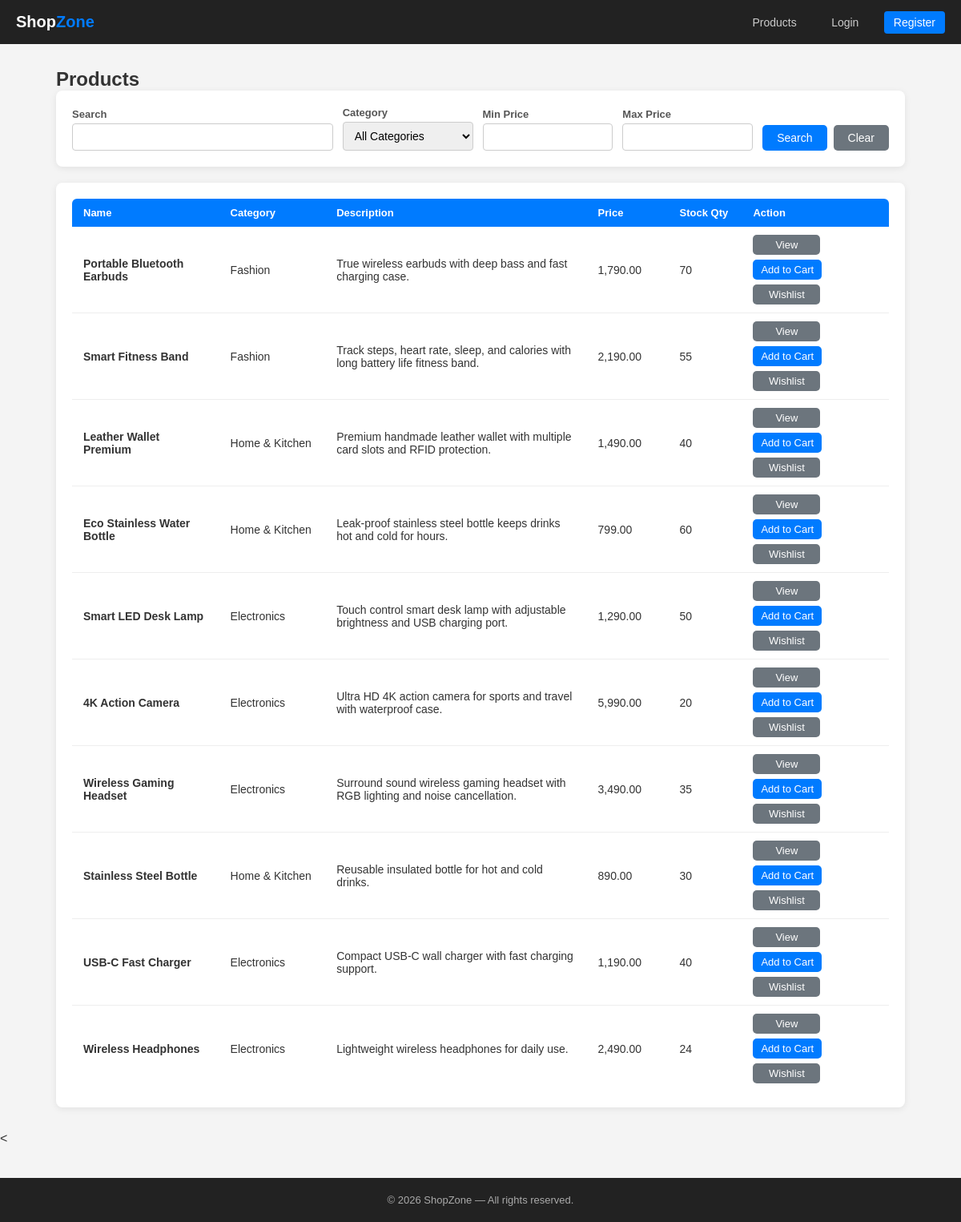
The app's page /Customer/index.php?action=products with its own data.
### tables this page shows
CREATE TABLE `products` (
  `id` int(10) UNSIGNED NOT NULL,
  `seller_id` int(10) UNSIGNED NOT NULL,
  `category_id` int(10) UNSIGNED DEFAULT NULL,
  `name` varchar(180) NOT NULL,
  `slug` varchar(220) NOT NULL,
  `description` text DEFAULT NULL,
  `price` decimal(10,2) NOT NULL DEFAULT 0.00,
  `stock_qty` int(10) UNSIGNED NOT NULL DEFAULT 0,
  `primary_image_path` varchar(255) DEFAULT NULL,
  `status` enum('draft','active','inactive','out_of_stock') NOT NULL DEFAULT 'active',
  `created_at` timestamp NOT NULL DEFAULT current_timestamp(),
  `updated_at` timestamp NOT NULL DEFAULT current_timestamp() ON UPDATE current_timestamp()
);

CREATE TABLE `categories` (
  `id` int(10) UNSIGNED NOT NULL,
  `parent_id` int(10) UNSIGNED DEFAULT NULL,
  `name` varchar(120) NOT NULL,
  `slug` varchar(150) NOT NULL,
  `description` text DEFAULT NULL,
  `is_active` tinyint(1) NOT NULL DEFAULT 1,
  `created_at` timestamp NOT NULL DEFAULT current_timestamp(),
  `updated_at` timestamp NOT NULL DEFAULT current_timestamp() ON UPDATE current_timestamp()
);

### Customer/controllers/ProductController.php (called while the page is built, shortened)
<?php
require_once __DIR__ . "/../models/db.php";
require_once __DIR__ . "/../models/Product.php";
function index() {
    global $conn;
    $keyword   = trim($_GET['keyword']   ?? '');
    $category  = trim($_GET['category']  ?? '');
    $min_price = trim($_GET['min_price'] ?? '');
    $max_price = trim($_GET['max_price'] ?? '');
    $model      = new Product($conn);
    $products   = $model->getAll($keyword, $category, $min_price, $max_price);
    include __DIR__ . "/../views/products/list.php";
}

### Customer/models/Product.php (called while the page is built, shortened)
<?php
class Product {
    private $conn;
    public function __construct($conn) {
        $this->conn = $conn;
    }
    private function productSelectSql() {
        return "SELECT p.*,
                       p.primary_image_path AS image,
                       p.stock_qty AS stock,
                       c.name AS category,
                       c.slug AS category_slug
                FROM products p
                LEFT JOIN categories c ON c.id = p.category_id";
    }
    public function getAll($keyword = '', $category = '', $min_price = '', $max_price = '') {
        $sql = $this->productSelectSql() . " WHERE p.stock_qty > 0 AND p.status = 'active'";
        $sql .= " ORDER BY p.created_at DESC";
        $result = mysqli_query($this->conn, $sql);
        return mysqli_fetch_all($result, MYSQLI_ASSOC);
    }
}

### Customer/views/products/list.php (the view, shortened to what this page needs)
<?php include "views/layout/header.php"; ?>
<h2>Products</h2>
<div class="card">
    <form method="GET" action="index.php" style="display:flex; flex-wrap:wrap; gap:12px; align-items:flex-end;">
        <div style="flex:2; min-width:180px;">
            <label>Search</label>
            <input type="text" name="keyword" value="<?= htmlspecialchars($_GET['keyword'] ?? '', ENT_QUOTES) ?>">
        </div>
        <div style="flex:1; min-width:150px;">
            <label>Category</label>
            <select name="category">
                <option value="">All Categories</option>
            </select>
        </div>
        <div style="flex:1; min-width:120px;">
            <label>Min Price</label>
            <input type="number" name="min_price" min="0" value="<?= htmlspecialchars($_GET['min_price'] ?? '', ENT_QUOTES) ?>">
        </div>
        <div style="flex:1; min-width:120px;">
            <label>Max Price</label>
            <input type="number" name="max_price" min="0" value="<?= htmlspecialchars($_GET['max_price'] ?? '', ENT_QUOTES) ?>">
        </div>
        <div style="display:flex; gap:8px;">
            <button type="submit" class="btn btn-primary">Search</button>
            <a href="index.php?action=products" class="btn btn-secondary">Clear</a>
        </div>
    </form>
</div>
<div class="card">
    <div class="products-table-wrap">
        <table class="products-table">
            <colgroup>
                <col class="col-name">
                <col class="col-category">
                <col class="col-description">
                <col class="col-price">
                <col class="col-stock">
                <col class="col-action">
            </colgroup>
            <thead>
                <tr>
                    <th>Name</th>
                    <th>Category</th>
                    <th>Description</th>
                    <th>Price</th>
                    <th>Stock Qty</th>
                    <th>Action</th>
                </tr>
            </thead>
            <tbody>
                <?php if (empty($products)): ?>
                <tr>
                    <td colspan="6">No products found.</td>
                </tr>
                <?php else: ?>
                    <?php foreach ($products as $p): ?>
                    <tr>
                        <td><strong><?= htmlspecialchars($p['name']) ?></strong></td>
                        <td><?= htmlspecialchars($p['category'] ?? 'Uncategorized') ?></td>
                        <td><?= htmlspecialchars($p['description'] ?? 'NULL') ?></td>
                        <td class="price-cell"><?= number_format((float)$p['price'], 2) ?></td>
                        <td class="stock-cell"><?= htmlspecialchars($p['stock_qty']) ?></td>
                        <td>
                            <div class="product-actions">
                                <a href="index.php?action=product_details&id=<?= $p['id'] ?>" class="btn btn-sm btn-secondary">View</a>
                                <?php if ($p['stock_qty'] > 0): ?>
                                <form action="index.php?action=add_cart" method="POST">
                                    <button type="submit" class="btn btn-sm btn-primary">Add to Cart</button>
                                </form>
                                <?php endif; ?>
                                <?php if (isset($_SESSION['user'])): ?>
                                    <button type="button" class="btn btn-sm btn-secondary"
                                            onclick="addWishlist(<?= $p['id'] ?>, this)">Wishlist</button>
                                <?php else: ?>
                                    <a href="index.php?action=login" class="btn btn-sm btn-secondary">Wishlist</a>
                                <?php endif; ?>
                            </div>
                        </td>
                    </tr>
                    <?php endforeach; ?>
                <?php endif; ?>
            </tbody>
        </table>
    </div>
</div>
<?php include "views/layout/footer.php"; ?>

### Customer/index.php (shortened to what this page needs)
<?php
require_once "models/db.php";
$action = $_GET['action'] ?? 'home';
switch ($action) {
    case 'products':
        require_once "controllers/ProductController.php";
        index();
        break;
}

### Customer/views/layout/header.php (shortened to what this page needs)
<!DOCTYPE html>
<html lang="en">
<head>
</head>
<body>
<nav>
    <a href="index.php" class="brand">Shop<span>Zone</span></a>
    <div class="nav-links">
        <a href="index.php?action=products">Products</a>
        <?php if (isset($_SESSION['user'])): ?>
            <?php $cartTotal = array_sum($_SESSION['cart'] ?? []); ?>
            <a href="index.php?action=cart">
                🛒 Cart <?php if ($cartTotal): ?><span class="cart-count"><?= $cartTotal ?></span><?php endif; ?>
            </a>
            <a href="index.php?action=wishlist">♡ Wishlist</a>
            <a href="index.php?action=order_history">Orders</a>
            <a href="index.php?action=dashboard">Hi, <?= htmlspecialchars($_SESSION['user']['name']) ?></a>
            <form action="index.php?action=logout" method="POST" style="display:inline;">
                <button type="submit" class="btn-nav" style="border:none; cursor:pointer; margin-left:15px; padding:6px 12px; border-radius:4px;">
                    Logout
                </button>
            </form>
        <?php else: ?>
            <a href="index.php?action=login">Login</a>
            <a href="index.php?action=register" class="btn-nav">Register</a>
        <?php endif; ?>
    </div>
</nav>
<div class="wrapper">

### Customer/views/layout/footer.php
</div><
<footer style="text-align:center; padding:20px; margin-top:40px; background:#222; color:#aaa; font-size:13px;">
    &copy; <?= date('Y') ?> ShopZone &mdash; All rights reserved.
</footer>
</body>
</html>

### Customer/views/layout/header.php (style rules this page uses)
* { box-sizing: border-box; margin: 0; padding: 0; }
body { font-family: Arial, sans-serif; background: #f4f4f4; color: #333; }
nav { background: #222; padding: 0 20px; display: flex; align-items: center; justify-content: space-between; height: 55px; }
nav .brand { color: #fff; font-size: 20px; font-weight: bold; text-decoration: none; }
nav .brand span { color: #007bff; }
nav .nav-links a { color: #ccc; text-decoration: none; margin-left: 15px; font-size: 14px; padding: 6px 12px; border-radius: 4px; }
nav .nav-links .btn-nav { background: #007bff; color: #fff; }
.wrapper { max-width: 1100px; margin: 30px auto; padding: 0 20px; }
.btn { display: inline-block; padding: 8px 18px; border: none; border-radius: 5px; cursor: pointer; font-size: 14px; font-family: Arial, sans-serif; text-decoration: none; }
.btn-primary { background: #007bff; color: #fff; }
.btn-secondary { background: #6c757d; color: #fff; }
.btn-sm { padding: 5px 12px; font-size: 13px; }
label { display: block; font-size: 13px; margin-bottom: 4px; color: #555; font-weight: bold; }
input[type=text], input[type=email], input[type=password], input[type=number], input[type=tel], select, textarea { width: 100%; padding: 8px 10px; border: 1px solid #ccc; border-radius: 4px; font-size: 14px; font-family: Arial, sans-serif; }
table { width: 100%; border-collapse: collapse; background: #fff; border-radius: 6px; overflow: hidden; }
th { background: #007bff; color: #fff; padding: 10px 14px; text-align: left; font-size: 13px; }
td { padding: 10px 14px; border-bottom: 1px solid #eee; font-size: 14px; }
tr:last-child td { border-bottom: none; }
.card { background: #fff; border-radius: 8px; box-shadow: 0 2px 8px rgba(0,0,0,0.08); padding: 20px; margin-bottom: 20px; }

### Customer/views/products/list.php (style rules this page uses)
.products-table-wrap { overflow-x: auto; }
.products-table { min-width: 920px; table-layout: fixed; }
.products-table th, .products-table td { vertical-align: middle; }
.products-table .col-name { width: 18%; }
.products-table .col-category { width: 13%; }
.products-table .col-description { width: 32%; }
.products-table .col-price { width: 10%; }
.products-table .col-stock { width: 9%; }
.products-table .col-action { width: 18%; }
.products-table .price-cell, .products-table .stock-cell { white-space: nowrap; }
.product-actions { display: flex; flex-wrap: wrap; gap: 6px; align-items: center; }
.product-actions form { display: inline; }
.product-actions .btn { min-width: 84px; text-align: center; padding-left: 10px; padding-right: 10px; }

### records on screen
products: name "Portable Bluetooth Earbuds", category.name "Fashion", description "True wireless earbuds with deep bass and fast charging case.", price "1,790.00", stock_qty "70"
products: name "Smart Fitness Band", category.name "Fashion", description "Track steps, heart rate, sleep, and calories with long battery life fitness band.", price "2,190.00", stock_qty "55"
products: name "Leather Wallet Premium", category.name "Home & Kitchen", description "Premium handmade leather wallet with multiple card slots and RFID protection.", price "1,490.00", stock_qty "40"
products: name "Eco Stainless Water Bottle", category.name "Home & Kitchen", description "Leak-proof stainless steel bottle keeps drinks hot and cold for hours.", price "799.00", stock_qty "60"
products: name "Smart LED Desk Lamp", category.name "Electronics", description "Touch control smart desk lamp with adjustable brightness and USB charging port.", price "1,290.00", stock_qty "50"
products: name "4K Action Camera", category.name "Electronics", description "Ultra HD 4K action camera for sports and travel with waterproof case.", price "5,990.00", stock_qty "20"
products: name "Wireless Gaming Headset", category.name "Electronics", description "Surround sound wireless gaming headset with RGB lighting and noise cancellation.", price "3,490.00", stock_qty "35"
products: name "Stainless Steel Bottle", category.name "Home & Kitchen", description "Reusable insulated bottle for hot and cold drinks.", price "890.00", stock_qty "30"
products: name "USB-C Fast Charger", category.name "Electronics", description "Compact USB-C wall charger with fast charging support.", price "1,190.00", stock_qty "40"
products: name "Wireless Headphones", category.name "Electronics", description "Lightweight wireless headphones for daily use.", price "2,490.00", stock_qty "24"
